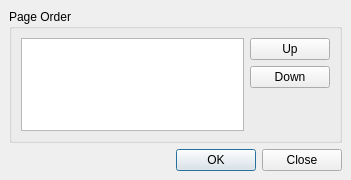
<ui version="4.0" >
 <comment>*********************************************************************
**
** Copyright (C) 1992-2008 Trolltech ASA. All rights reserved.
**
** This file is part of the Qt Designer of the Qt Toolkit.
**
** This file may be used under the terms of the GNU General Public
** License versions 2.0 or 3.0 as published by the Free Software
** Foundation and appearing in the files LICENSE.GPL2 and LICENSE.GPL3
** included in the packaging of this file.  Alternatively you may (at
** your option) use any later version of the GNU General Public
** License if such license has been publicly approved by Trolltech ASA
** (or its successors, if any) and the KDE Free Qt Foundation. In
** addition, as a special exception, Trolltech gives you certain
** additional rights. These rights are described in the Trolltech GPL
** Exception version 1.2, which can be found at
** http://www.trolltech.com/products/qt/gplexception/ and in the file
** GPL_EXCEPTION.txt in this package.
**
** Please review the following information to ensure GNU General
** Public Licensing requirements will be met:
** http://trolltech.com/products/qt/licenses/licensing/opensource/. If
** you are unsure which license is appropriate for your use, please
** review the following information:
** http://trolltech.com/products/qt/licenses/licensing/licensingoverview
** or contact the sales department at sales@trolltech.com.
**
** In addition, as a special exception, Trolltech, as the sole
** copyright holder for Qt Designer, grants users of the Qt/Eclipse
** Integration plug-in the right for the Qt/Eclipse Integration to
** link to functionality provided by Qt Designer and its related
** libraries.
**
** This file is provided "AS IS" with NO WARRANTY OF ANY KIND,
** INCLUDING THE WARRANTIES OF DESIGN, MERCHANTABILITY AND FITNESS FOR
** A PARTICULAR PURPOSE. Trolltech reserves all rights not expressly
** granted herein.
**
** This file is provided AS IS with NO WARRANTY OF ANY KIND, INCLUDING THE
** WARRANTY OF DESIGN, MERCHANTABILITY AND FITNESS FOR A PARTICULAR PURPOSE.
**
*********************************************************************</comment>
 <class>qdesigner_internal::OrderDialog</class>
 <widget class="QDialog" name="qdesigner_internal::OrderDialog" >
  <property name="geometry" >
   <rect>
    <x>0</x>
    <y>0</y>
    <width>351</width>
    <height>180</height>
   </rect>
  </property>
  <property name="windowTitle" >
   <string>Change Page Order</string>
  </property>
  <layout class="QVBoxLayout" >
   <property name="margin" >
    <number>9</number>
   </property>
   <property name="spacing" >
    <number>6</number>
   </property>
   <item>
    <widget class="QGroupBox" name="groupBox" >
     <property name="title" >
      <string>Page Order</string>
     </property>
     <layout class="QHBoxLayout" >
      <property name="margin" >
       <number>9</number>
      </property>
      <property name="spacing" >
       <number>6</number>
      </property>
      <item>
       <widget class="QListWidget" name="pageList" />
      </item>
      <item>
       <layout class="QVBoxLayout" >
        <property name="margin" >
         <number>0</number>
        </property>
        <property name="spacing" >
         <number>6</number>
        </property>
        <item>
         <widget class="QPushButton" name="upButton" >
          <property name="text" >
           <string>Up</string>
          </property>
         </widget>
        </item>
        <item>
         <widget class="QPushButton" name="downButton" >
          <property name="text" >
           <string>Down</string>
          </property>
         </widget>
        </item>
        <item>
         <spacer>
          <property name="sizePolicy" >
           <sizepolicy>
            <hsizetype>0</hsizetype>
            <vsizetype>7</vsizetype>
            <horstretch>0</horstretch>
            <verstretch>0</verstretch>
           </sizepolicy>
          </property>
          <property name="orientation" >
           <enum>Qt::Vertical</enum>
          </property>
          <property name="sizeHint" >
           <size>
            <width>20</width>
            <height>99</height>
           </size>
          </property>
         </spacer>
        </item>
       </layout>
      </item>
     </layout>
    </widget>
   </item>
   <item>
    <widget class="QDialogButtonBox" name="buttonBox" >
     <property name="orientation" >
      <enum>Qt::Horizontal</enum>
     </property>
     <property name="standardButtons" >
      <set>QDialogButtonBox::Close|QDialogButtonBox::NoButton|QDialogButtonBox::Ok</set>
     </property>
    </widget>
   </item>
  </layout>
 </widget>
 <resources/>
 <connections>
  <connection>
   <sender>buttonBox</sender>
   <signal>accepted()</signal>
   <receiver>qdesigner_internal::OrderDialog</receiver>
   <slot>accept()</slot>
   <hints>
    <hint type="sourcelabel" >
     <x>50</x>
     <y>163</y>
    </hint>
    <hint type="destinationlabel" >
     <x>6</x>
     <y>151</y>
    </hint>
   </hints>
  </connection>
  <connection>
   <sender>buttonBox</sender>
   <signal>rejected()</signal>
   <receiver>qdesigner_internal::OrderDialog</receiver>
   <slot>reject()</slot>
   <hints>
    <hint type="sourcelabel" >
     <x>300</x>
     <y>160</y>
    </hint>
    <hint type="destinationlabel" >
     <x>348</x>
     <y>148</y>
    </hint>
   </hints>
  </connection>
 </connections>
</ui>
